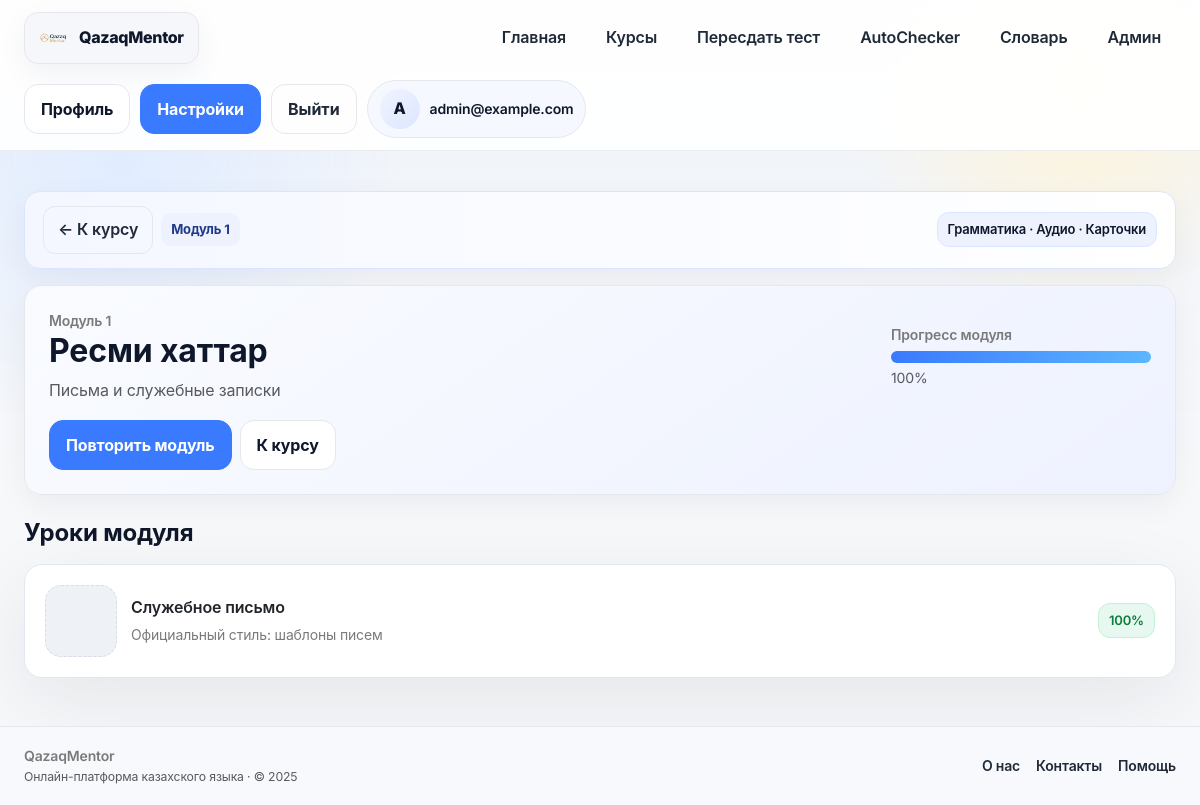
/course/qyzmet-qazaq/module/5 (signed in), run on the app's committed database.
### app/models/__init__.py (models this page shows, shortened)
class User(Base):
    __tablename__ = "users"
    __allow_unmapped__ = True
    id = Column(Integer, primary_key=True, index=True)
    email = Column(String, unique=True, index=True, nullable=False)
    hashed_password = Column(String, nullable=False)
    age = Column(Integer, nullable=False)
    target = Column(String, nullable=False)  # school / general / business
    daily_minutes = Column(Integer, nullable=False, default=10)
    level = Column(String, nullable=True)
    role = Column(String, nullable=False, default="user")
    created_at = Column(DateTime, server_default=func.now(), nullable=False)
    placements: List["PlacementTestResult"] = relationship(
        "PlacementTestResult", back_populates="user", cascade="all, delete-orphan"
    )
    progresses: List["UserProgress"] = relationship(
        "UserProgress", back_populates="user", cascade="all, delete-orphan"
    )

class Module(Base):
    __tablename__ = "modules"
    __allow_unmapped__ = True
    id = Column(Integer, primary_key=True, index=True)
    course_id = Column(Integer, ForeignKey("courses.id"), nullable=False)
    name = Column(String, nullable=False)
    order = Column(Integer, nullable=False, default=1)
    description = Column(Text, nullable=True)
    course: "Course" = relationship("Course", back_populates="modules")
    lessons: List["Lesson"] = relationship(
        "Lesson", back_populates="module", cascade="all, delete-orphan", order_by="Lesson.order"
    )

class Lesson(Base):
    __tablename__ = "lessons"
    __allow_unmapped__ = True
    id = Column(Integer, primary_key=True, index=True)
    module_id = Column(Integer, ForeignKey("modules.id"), nullable=False)
    title = Column(String, nullable=False)
    description = Column(Text, nullable=True)
    lesson_type = Column(String, nullable=True)
    estimated_time = Column(Integer, nullable=True)
    difficulty = Column(String, nullable=True)
    age_group = Column(String, nullable=True)  # kids / adult / gov
    order = Column(Integer, nullable=False, default=1)
    status = Column(String, nullable=False, default="draft")  # draft / published / archived
    language = Column(String, nullable=False, default="kk")
    version = Column(Integer, nullable=False, default=1)
    created_at = Column(DateTime, server_default=func.now(), nullable=False)
    updated_at = Column(DateTime, server_default=func.now(), onupdate=func.now(), nullable=False)
    module: "Module" = relationship("Module", back_populates="lessons")
    blocks: List["LessonBlock"] = relationship(
        "LessonBlock", back_populates="lesson", cascade="all, delete-orphan", order_by="LessonBlock.order"
    )
    flashcards: List["Flashcard"] = relationship(
        "Flashcard", back_populates="lesson", cascade="all, delete-orphan"
    )
    quizzes: List["Quiz"] = relationship(
        "Quiz", back_populates="lesson", cascade="all, delete-orphan"
    )

### app/routers/modules.py (the view)
@router.get("/course/{slug}/module/{module_id}")
async def module_page(
    slug: str,
    module_id: int,
    request: Request,
    db: Session = Depends(get_db),
    user: models.User = Depends(get_current_user),
):
    module = (
        db.query(models.Module)
        .options(selectinload(models.Module.lessons))
        .filter(models.Module.id == module_id)
        .first()
    )
    course = db.query(models.Course).filter_by(slug=slug).first()
    if not module or not course or module.course_id != course.id:
        raise HTTPException(status_code=404, detail="Module not found")
    progress_map = {}
    lesson_ids = [lesson.id for lesson in module.lessons]
    if lesson_ids:
        rows = (
            db.query(models.UserProgress)
            .filter(models.UserProgress.user_id == user.id, models.UserProgress.lesson_id.in_(lesson_ids))
            .all()
        )
        progress_map = {row.lesson_id: row.status for row in rows}
    return render_template(request, "module_page.html", {"module": module, "course": course, "progress_map": progress_map})

### app/templates/module_page.html
{% extends "base.html" %}
{% block content %}
{% set ns_mod = namespace(done=0) %}
{% for l in module.lessons %}
    {% if progress_map.get(l.id) == 'done' %}
        {% set ns_mod.done = ns_mod.done + 1 %}
    {% endif %}
{% endfor %}
{% set module_progress = (ns_mod.done / (module.lessons|length)) * 100 if module.lessons|length else 0 %}
<section class="page-section">
    <div class="lesson-band mb-3 d-flex flex-wrap justify-content-between align-items-center gap-2">
        <div class="d-flex align-items-center gap-2">
            <a href="/course/{{ course.slug }}" class="btn-ghost text-decoration-none">← К курсу</a>
            <span class="block-label">Модуль {{ module.order }}</span>
        </div>
        <div class="pill">Грамматика · Аудио · Карточки</div>
    </div>
    <div class="card-plate mb-4">
        <div class="d-flex flex-column flex-md-row justify-content-between align-items-start align-items-md-center gap-3">
            <div>
                <div class="muted-label">Модуль {{ module.order }}</div>
                <h2 class="fw-bold mb-2">{{ module.name }}</h2>
                <p class="mb-0 text-muted">{{ module.description or "Описание появится позже." }}</p>
            </div>
            <div style="min-width: 260px;">
                <div class="muted-label mb-1">Прогресс модуля</div>
                <div class="progress progress-slim mb-1">
                    <div class="progress-bar" role="progressbar" style="width: {{ module_progress|round(0, 'floor')|int }}%;"></div>
                </div>
                <div class="small text-muted">{{ module_progress|round(0, 'floor')|int }}%</div>
            </div>
        </div>
        {% set next_in_module = None %}
        {% for lesson in module.lessons %}
            {% if progress_map.get(lesson.id) != 'done' and next_in_module is none %}
                {% set next_in_module = lesson %}
            {% endif %}
        {% endfor %}
        <div class="d-flex gap-2 flex-wrap mt-3">
            {% if module.lessons %}
            <a class="btn btn-primary" href="{{ '/lesson/' ~ (next_in_module.id if next_in_module else module.lessons[0].id) }}">
                {% if next_in_module %}Продолжить урок{% else %}Повторить модуль{% endif %}
            </a>
            {% endif %}
            <a class="btn btn-outline-dark" href="/course/{{ course.slug }}">К курсу</a>
        </div>
    </div>
    <h4 class="fw-bold mb-3">Уроки модуля</h4>
    <div class="vstack gap-3">
        {% for lesson in module.lessons %}
        {% set status = progress_map.get(lesson.id) %}
        {% set badge = "0%" %}
        {% if status == "done" %}
            {% set badge = "100%" %}
        {% elif status == "in_progress" %}
            {% set badge = "50%" %}
        {% endif %}
        <a href="/lesson/{{ lesson.id }}" class="text-decoration-none text-dark">
            <div class="lesson-card shadow-soft">
                <div class="placeholder-box" style="width: 72px; height: 72px;"></div>
                <div class="flex-grow-1">
                    <div class="fw-semibold mb-1">{{ lesson.title }}</div>
                    <div class="lesson-meta">{{ lesson.description or "Краткое описание урока." }}</div>
                </div>
                <span class="status-badge {% if status == 'done' %}success{% elif status == 'in_progress' %}info{% else %}warn{% endif %}">{{ badge }}</span>
            </div>
        </a>
        {% endfor %}
    </div>
</section>
{% endblock %}

### app/templates/base.html (shortened to what this page needs)
<!DOCTYPE html>
<html lang="kk">
<head>
    <link href="https://cdn.jsdelivr.net/npm/bootstrap@5.3.3/dist/css/bootstrap.min.css" rel="stylesheet">
    <link rel="stylesheet" href="{{ url_for('static', path='css/main.css') }}?v=qm2">
</head>
<body>
<div class="app-bg"></div>
{% set current_user = request.state.user or (user if user is defined else None) %}
{% set current_path = request.url.path if request and request.url else '' %}
<header class="app-nav">
    <div class="page-shell nav-inner">
        <a href="/" class="brand-mark">
            <img src="{{ url_for('static', path='img/logo.png') }}" alt="QazaqMentor">
            <span>QazaqMentor</span>
        </a>
        <nav class="nav-links">
            <a class="nav-link {% if current_path == '/' %}active{% endif %}" href="/">Главная</a>
            <a class="nav-link {% if '/courses' in current_path %}active{% endif %}" href="/courses">Курсы</a>
            <a class="nav-link {% if '/placement' in current_path %}active{% endif %}" href="/placement-test">
                {% if current_user %}Пересдать тест{% else %}Тест уровня{% endif %}
            </a>
            <a class="nav-link {% if '/autochecker' in current_path %}active{% endif %}" href="/autochecker">AutoChecker</a>
            <a class="nav-link {% if '/vocabulary' in current_path or '/dictionary' in current_path %}active{% endif %}" href="/vocabulary">Словарь</a>
            {% if current_user and current_user.is_admin %}
            <a class="nav-link" href="/admin">Админ</a>
            {% endif %}
        </nav>
        <div class="nav-actions">
            {% if current_user %}
                <a class="btn btn-outline-dark" href="/profile">Профиль</a>
                <a class="btn btn-primary" href="/settings">Настройки</a>
                <form action="/logout" method="post" class="m-0">
                    <button type="submit" class="btn btn-ghost">Выйти</button>
                </form>
                <div class="profile-chip">
                    <div class="avatar">{{ current_user.email[0]|upper }}</div>
                    <div class="fw-semibold small">{{ current_user.full_name or current_user.email }}</div>
                </div>
            {% else %}
                <a class="btn btn-outline-dark" href="/login">Войти</a>
                <a class="btn btn-primary" href="/signup">Регистрация</a>
            {% endif %}
        </div>
    </div>
</header>
<main class="page-body">
    <div class="page-shell">
        {% block content %}{% endblock %}
    </div>
</main>
<footer class="footer-bar mt-5">
    <div class="page-shell d-flex align-items-center justify-content-between flex-wrap gap-3">
        <div>
            <div class="fw-semibold">QazaqMentor</div>
            <div class="small text-muted">Онлайн-платформа казахского языка · © 2025</div>
        </div>
        <div class="d-flex align-items-center gap-3">
            <a href="#">О нас</a>
            <a href="#">Контакты</a>
            <a href="#">Помощь</a>
        </div>
    </div>
</footer>
</body>
</html>

### data on the page
User: email "A", email "admin@example.com"
Module: order "1", name "Ресми хаттар", description "Письма и служебные записки"
Lesson: title "Служебное письмо", description "Официальный стиль: шаблоны писем", badge "100%"

### other printed values
{{ module_progress|round(0, 'floor')|int }} "100"
